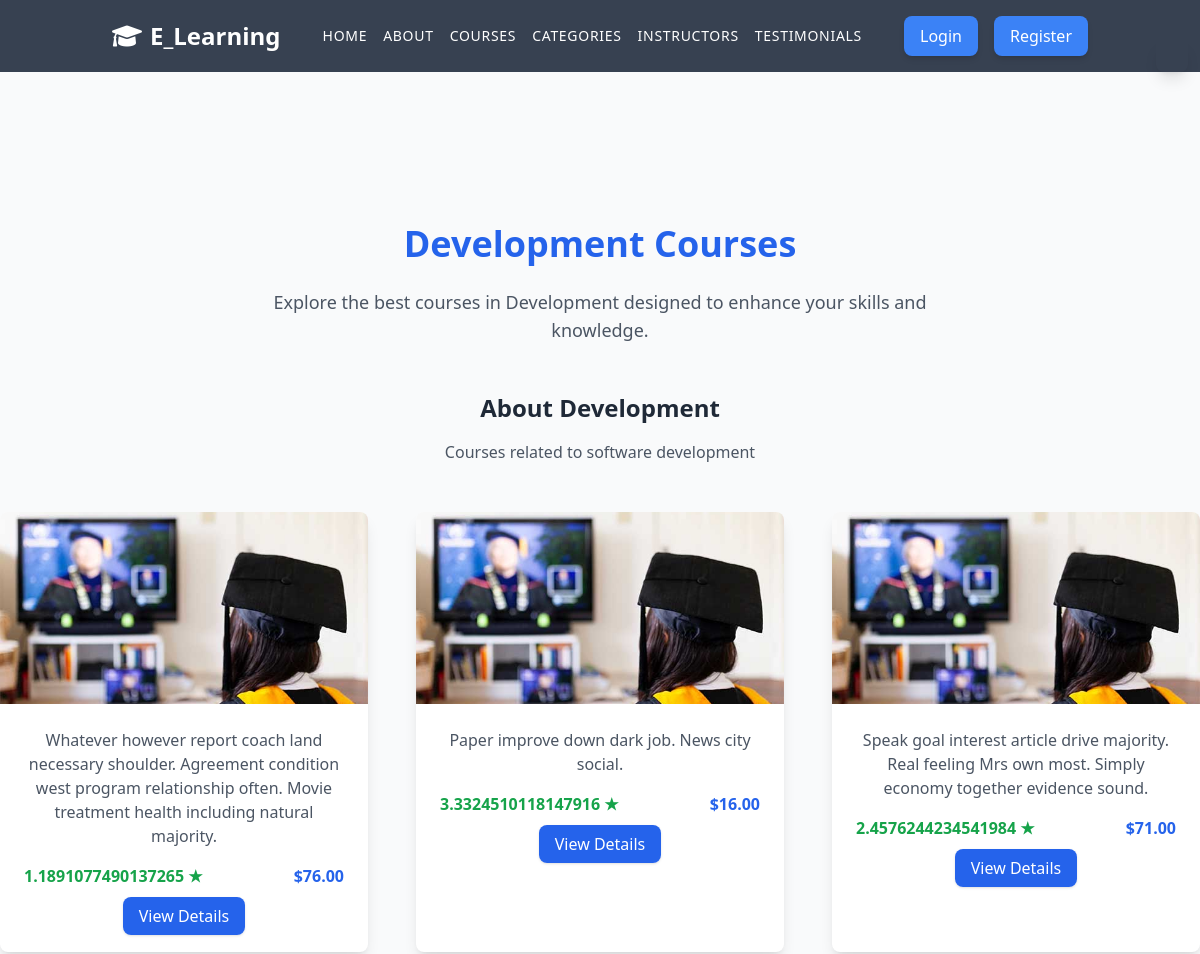
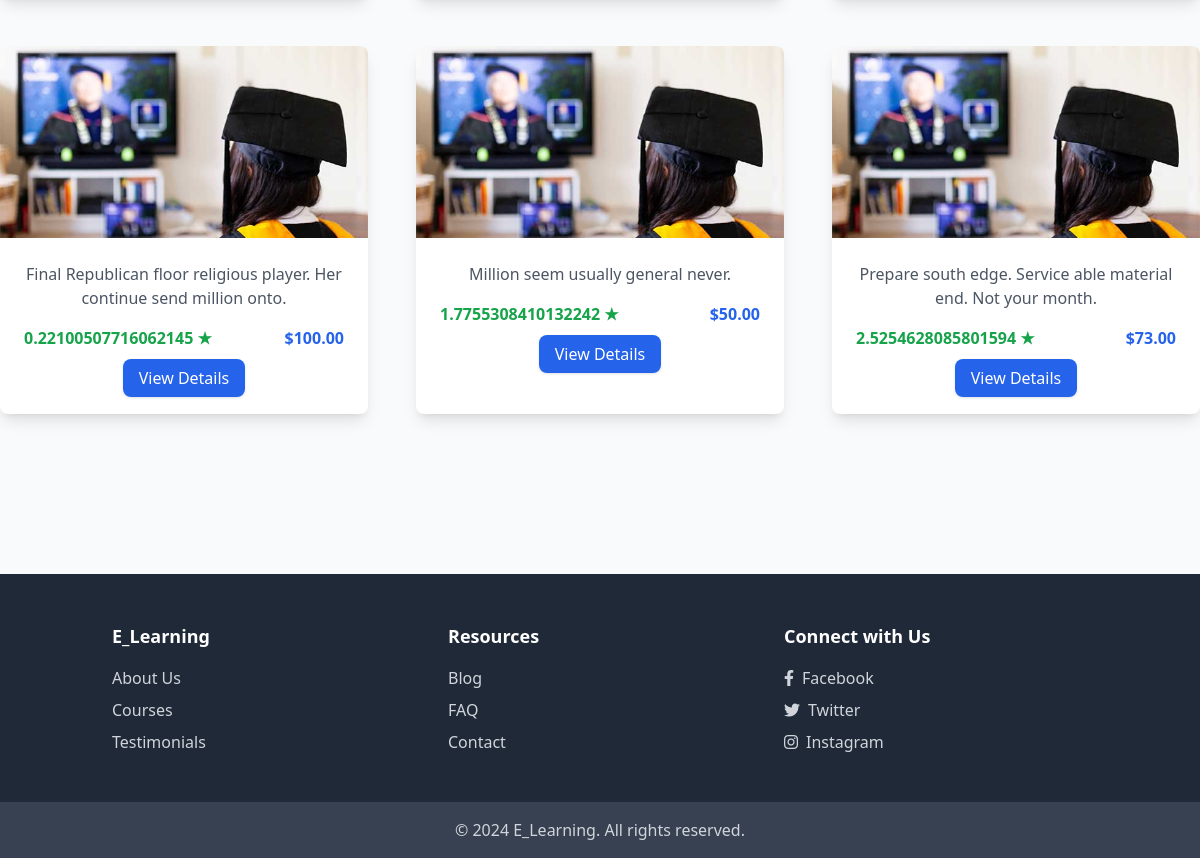
The app's page /categories/438/ with its own data (2 pictures, top to bottom).
### courses/models.py (models this page shows, shortened)
class Category(models.Model):
    name = models.CharField(max_length=255)
    description = models.TextField()
    created_at = models.DateTimeField(auto_now_add=True)

class Course(models.Model):
    title = models.CharField(max_length=255)
    description = models.TextField()
    price = models.DecimalField(max_digits=10, decimal_places=2, default=0)
    rating = models.FloatField(
        default=0.0,
        validators=[MinValueValidator(0), MaxValueValidator(5)]
    )
    instructor = models.ForeignKey(
        settings.AUTH_USER_MODEL,
        on_delete=models.CASCADE,
        related_name='courses',
        null=True,
        blank=True
    )
    category = models.ForeignKey(
        Category,
        on_delete=models.CASCADE,
        related_name='courses',
        null=True,
        blank=True
    )
    created_at = models.DateTimeField(auto_now_add=True)

### courses/views.py (the view)
# urls.py: path('categories/<int:category_id>/', category_detail, name='category_detail'),
def category_detail(request, category_id):
    category = get_object_or_404(Category, id=category_id)
    courses = Course.objects.filter(category=category)
    return render(request, 'courses/category_detail.html', {'category': category, 'courses': courses})

### templates/courses/category_detail.html (shortened to what this page needs)
{% extends "base.html" %}
{% load static %}
{% block content %}
<section id="category-detail" class="py-40">
    <div class="max-w-7xl mx-auto text-center">
        <h2 class="text-3xl md:text-4xl font-extrabold text-blue-600 mb-6">{{ category.name }} Courses</h2>
        <p class="text-lg text-gray-600 mb-12 max-w-2xl mx-auto">
            Explore the best courses in {{ category.name }} designed to enhance your skills and knowledge.
        </p>
        <div class="mb-12">
            <h3 class="text-2xl font-semibold text-gray-800 mb-4">About {{ category.name }}</h3>
            <p class="text-gray-600">{{ category.description }}</p>
        </div>
        <div class="grid grid-cols-1 sm:grid-cols-2 md:grid-cols-3 gap-12">
            {% for course in courses %}
            <div class="bg-white rounded-lg shadow-lg overflow-hidden transform transition duration-300 hover:scale-105 hover:shadow-xl">
                <div class="relative">
                    <img src="{% static 'images/course-1.jpg' %}" alt="Course Image" class="w-full h-48 object-cover">
                </div>
                <div class="p-6">
                    <p class="text-gray-600 mb-4">{{ course.description }}</p>
                    <div class="flex justify-between items-center mt-4">
                        <span class="text-green-600 font-semibold">{{ course.rating }} ★</span>
                        <span class="text-blue-600 font-semibold">${{ course.price }}</span>
                    </div>
                    <div class="mt-4 space-x-4">
                        <a href="{% url 'course_detail' course.id %}" class="bg-blue-600 hover:bg-blue-700 text-white py-2 px-4 rounded-lg shadow transition duration-300">
                            View Details
                        </a>
                    </div>
                </div>
            </div>
            {% endfor %}
        </div>
    </div>
</section>
{% endblock content %}

### records on screen
Category: name "Development", description "Courses related to software development"
Course: description "Whatever however report coach land necessary shoulder. Agreement condition west program relationship often. Movie treatment health including natural majority.", rating "1.1891077490137265", price "76.00"
Course: description "Paper improve down dark job. News city social.", rating "3.3324510118147916", price "16.00"
Course: description "Speak goal interest article drive majority. Real feeling Mrs own most. Simply economy together evidence sound.", rating "2.4576244234541984", price "71.00"
Course: description "Final Republican floor religious player. Her continue send million onto.", rating "0.22100507716062145", price "100.00"
Course: description "Million seem usually general never.", rating "1.7755308410132242", price "50.00"
Course: description "Prepare south edge. Service able material end. Not your month.", rating "2.5254628085801594", price "73.00"
